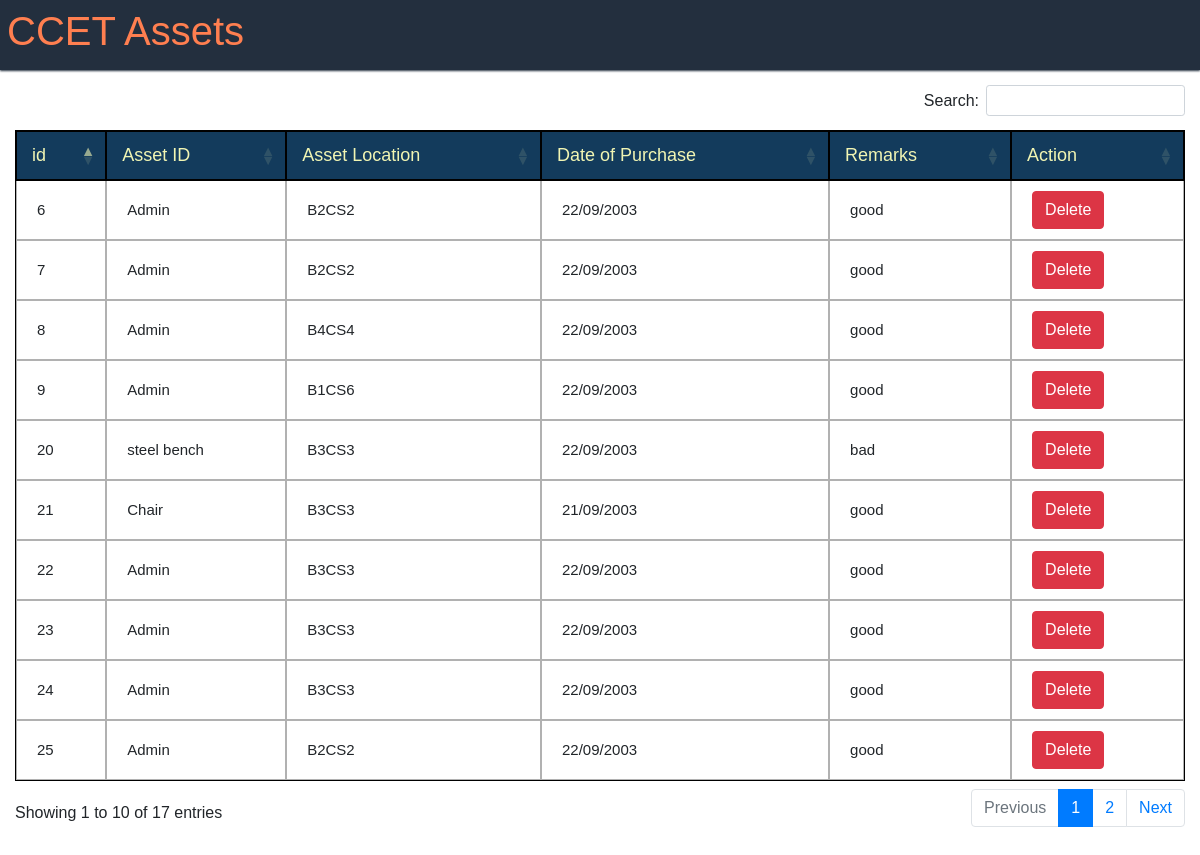
The page /view.php on the database its author committed.
### tables this page shows
CREATE TABLE IF NOT EXISTS `asset_entry` (
  `id` int NOT NULL AUTO_INCREMENT,
  `asset_name` varchar(2000) NOT NULL,
  `asset_loc` varchar(500) NOT NULL,
  `dop` varchar(500) NOT NULL,
  `remarks` varchar(500) NOT NULL,
  `cost` varchar(30) NOT NULL,
  `insert_date` datetime NOT NULL DEFAULT CURRENT_TIMESTAMP,
  PRIMARY KEY (`id`)
);

### view.php (the view, shortened to what this page needs)
<?php
    include_once("config.php");
?>
<!DOCTYPE html>
<html lang="en">
<head>
    <link rel="stylesheet" href="css_final.css">
    <link rel="stylesheet" href="https://stackpath.bootstrapcdn.com/bootstrap/4.5.2/css/bootstrap.min.css">
    <link rel="stylesheet" href="https://cdn.datatables.net/1.13.7/css/dataTables.bootstrap5.min.css">
</head>
<body>
    <div class="heading">
        <h1>CCET Assets</h1>
    </div>
    <div class="outer-wrapper">
        <div class="table-wrapper">
            <table id="emp-table">
            <thead>
                    <th col-index=1>id</th>
                    <th col-index=2>Asset ID
                    </th>
                    <th col-index=3>Asset Location
                    </th>
                    <th col-index=4>Date of Purchase
                    </th>
                    <th col-index=5>Remarks
                    </th>
                    <th>Action</th>
                </thead>
                <tbody id="tableBody">
                    <?php
                    $query = "SELECT * FROM asset_entry";
                    $result = mysqli_query($conn, $query);
                    while ($row = mysqli_fetch_assoc($result)) {
                        echo "<tr>";
                        echo "<td>" . $row['id'] . "</td>";
                        echo "<td>" . $row['asset_name'] . "</td>";
                        echo "<td>" . $row['asset_loc'] . "</td>";
                        echo "<td>" . $row['dop'] . "</td>";
                        echo "<td>" . $row['remarks'] . "</td>";
                        echo "<td>
                        <a href='delete.php?id=" . $row['id'] . "' class='btn btn-danger'>Delete</a>
                      </td>";
                        echo "</tr>";
                    }
                    ?>
                </tbody>
            </table>
        </div>
    </div>
</body>
</html>

### css_final.css (style rules this page uses)
* { margin: 0px; padding: 0; font-family: Arial, Helvetica, sans-serif; }
.heading { display: flex; background-color: #232f3e; box-shadow: 0px 1px 2px #232f3e; }
h1,.head { color: coral; font-weight: bold; background: transparent; padding: 7px; }
.table-wrapper { height: fit-content; max-height: 100%; margin-top: 22px; margin: 15px; padding-bottom: 20px; }
table { min-width: max-content; border-collapse: separate; border-spacing: 0px; }
table th { position: sticky; top: 0px; background-color: #133b5c; color: rgb(241, 245, 179); text-align: center; font-weight: normal; font-size: 18px; outline: 0.7px solid black; border: 1.5px solid black; }
table th, table td { padding: 15px; padding-top: 10px; padding-bottom: 10px; }
table td { text-align: left; font-size: 15px; border: 1px solid rgb(177, 177, 177); padding-left: 20px; }

### view.php (style rules this page uses)
table { width: 100%; border-collapse: collapse; margin-top: 20px; }
table, th, td { border: 1px solid black; }
th, td { padding: 10px; text-align: left; }

### rows shown on the page
asset_entry: id "6", asset_name "Admin", asset_loc "B2CS2", dop "22/09/2003", remarks "good"
asset_entry: id "7", asset_name "Admin", asset_loc "B2CS2", dop "22/09/2003", remarks "good"
asset_entry: id "8", asset_name "Admin", asset_loc "B4CS4", dop "22/09/2003", remarks "good"
asset_entry: id "9", asset_name "Admin", asset_loc "B1CS6", dop "22/09/2003", remarks "good"
asset_entry: id "20", asset_name "steel bench", asset_loc "B3CS3", dop "22/09/2003", remarks "bad"
asset_entry: id "21", asset_name "Chair", asset_loc "B3CS3", dop "21/09/2003", remarks "good"
asset_entry: id "22", asset_name "Admin", asset_loc "B3CS3", dop "22/09/2003", remarks "good"
asset_entry: id "23", asset_name "Admin", asset_loc "B3CS3", dop "22/09/2003", remarks "good"
asset_entry: id "24", asset_name "Admin", asset_loc "B3CS3", dop "22/09/2003", remarks "good"
asset_entry: id "25", asset_name "Admin", asset_loc "B2CS2", dop "22/09/2003", remarks "good"
